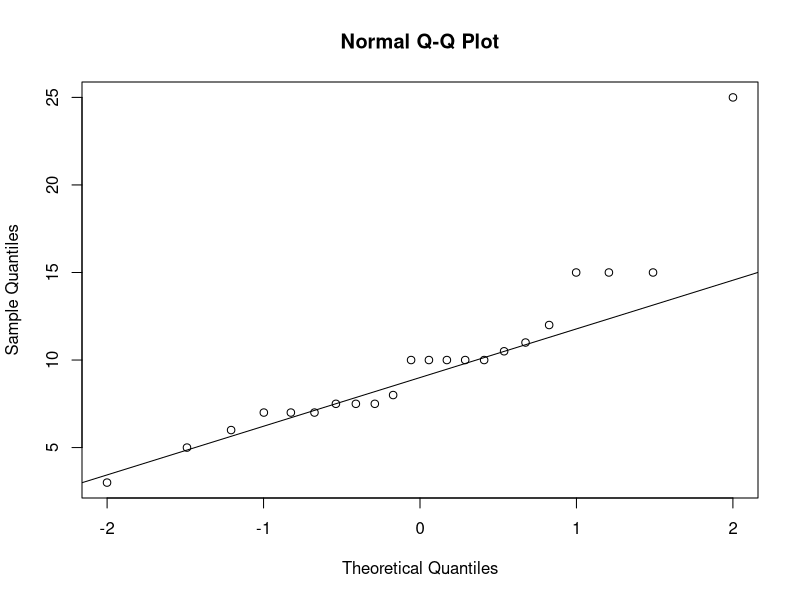
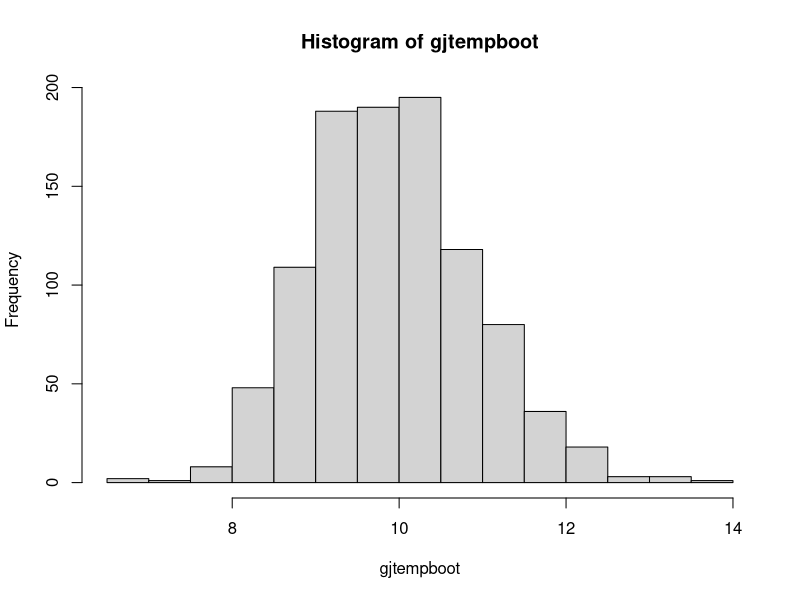

Source code (R) for these figures, in order:
indata = c(15.0, 10.0, 10.0, 15.0, 25.0, 7.0, 3.0, 8.0, 10.0, 10.0, 11.0, 7.0, 5.0, 15.0, 7.5, 7.5, 12.0, 7.0, 10.5, 6.0, 10.0, 7.5)
n = length(indata)

#a) t 95 CD

tCD = sort(mean(indata)+c(1,-1)*qt(0.975,n-1)*sd(indata)/sqrt(n)); tCD

#b) normal plot, normal?
qqnorm(indata);qqline(indata)

#c) boot 999 means

n_boots = 1:1000
gjtempboot = numeric(0)
for (i in n_boots){
bootsamp = sample(indata, replace = T)
gjtempboot[i] = mean(bootsamp) 
}
summary(gjtempboot)
sd(gjtempboot)

#d) use SD (c) to get a 95% CD
sort(mean(indata)+c(1,-1)*qt(0.975,n-1)*sd(gjtempboot)/sqrt(n))
hist(gjtempboot,nclass=20)

#f)
alpha = 0.95
gjtbSorted = sort(gjtempboot)
gjtIndexAlpha = c((1-alpha)/2, alpha +(1-alpha)/2)*length(n_boots)
gjtbSorted[gjtIndexAlpha]
